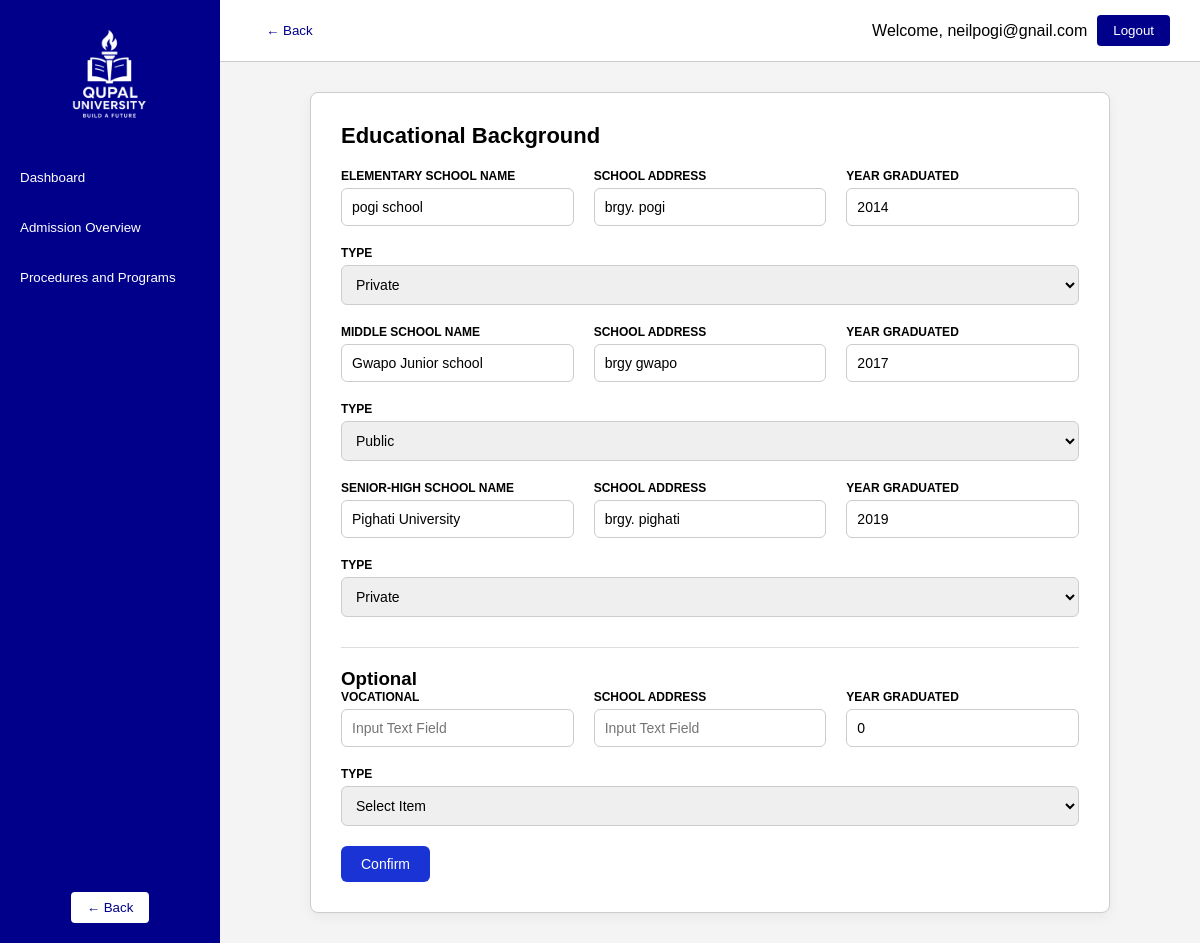
Page /userportal/education_bg.php (signed in) on the committed database.
### tables this page shows
CREATE TABLE `education_bg` (
  `id` int(20) NOT NULL,
  `username` varchar(50) DEFAULT NULL,
  `elemname` varchar(50) DEFAULT NULL,
  `elemaddress` varchar(50) DEFAULT NULL,
  `elemyear` int(11) DEFAULT NULL,
  `elemtype` varchar(11) DEFAULT NULL,
  `midname` varchar(50) DEFAULT NULL,
  `midaddress` varchar(50) DEFAULT NULL,
  `midyear` int(11) DEFAULT NULL,
  `midtype` varchar(11) DEFAULT NULL,
  `seniorname` varchar(50) DEFAULT NULL,
  `senioraddress` varchar(50) DEFAULT NULL,
  `senioryear` int(11) DEFAULT NULL,
  `seniortype` varchar(11) DEFAULT NULL,
  `vocname` varchar(50) NOT NULL,
  `vocaddress` varchar(50) NOT NULL,
  `vocyear` int(11) NOT NULL,
  `voctype` varchar(11) NOT NULL
);

### userportal/education_bg.php (the view, shortened to what this page needs)
<?php
include('..\php\connection.php');
$user = $_SESSION['user'];
$elemname = $elemaddress = $elemyear = $elemtype = '';
$midname = $midaddress = $midyear = $midtype = '';
$seniorname = $senioraddress = $senioryear = $seniortype = '';
$vocname = $vocaddress = $vocyear = $voctype = '';
$res = mysqli_query($conn, "SELECT * FROM education_bg WHERE username = '$user'");
if (mysqli_num_rows($res) > 0) {
    $row = mysqli_fetch_assoc($res);
    extract($row);
}
?>
<?php include('../php/userformheader.php'); ?>
        <div class="content">
            <div class="maincontainer">
            <div class="admission-form">
                <h2>Educational Background</h2>
                <form method="POST">
                <div class="form-group">
                    <div class="form-control">
                    <label for="elem_name">ELEMENTARY SCHOOL NAME</label>
                    <input type="text" name="elemname" id="elem_name" value="<?php echo $elemname; ?>" placeholder="Input Text Field" required>
                    </div>
                    <div class="form-control">
                    <label for="elem_address">SCHOOL ADDRESS</label>
                    <input type="text" name="elemaddress" id="elem_address" value="<?php echo $elemaddress; ?>" placeholder="Input Text Field" required>
                    </div>
                    <div class="form-control">
                    <label for="elem_year">YEAR GRADUATED</label>
                    <input type="number" name="elemyear" value="<?php echo $elemyear; ?>" min="1900" max="2099" step="1" placeholder="Year" required/>
                    </div>
                    <div class="form-control">
                    <label for="elem_type">TYPE</label>
                    <select name="elemtype" id="elem_type" required>
                        <option <?php if ($elemtype == 'Private') echo 'selected'; ?>>Private</option>
                    </select>
                    </div>
                </div>
                <div class="form-group">
                    <div class="form-control">
                    <label for="middle_name">MIDDLE SCHOOL NAME</label>
                    <input type="text" name="midname" id="middle_name" value="<?php echo $midname; ?>" placeholder="Input Text Field" required>
                    </div>
                    <div class="form-control">
                    <label for="middle_address">SCHOOL ADDRESS</label>
                    <input type="text" name="midaddress" id="middle_address" value="<?php echo $midaddress; ?>" placeholder="Input Text Field" required>
                    </div>
                    <div class="form-control">
                    <label for="middle_year">YEAR GRADUATED</label>
                    <input type="number" name="midyear" value="<?php echo $midyear; ?>" min="1900" max="2099" step="1" placeholder="Year" required/>
                    </div>
                    <div class="form-control">
                    <label for="mid_type">TYPE</label>
                    <select name="midtype" id="mid_type" required>
                        <option <?php if ($midtype == 'Public') echo 'selected'; ?>>Public</option>
                    </select>
                    </div>
                </div>
                <div class="form-group">
                    <div class="form-control">
                    <label for="shs_name">SENIOR-HIGH SCHOOL NAME</label>
                    <input type="text" name="seniorname" id="shs_name" value="<?php echo $seniorname; ?>" placeholder="Input Text Field" required>
                    </div>
                    <div class="form-control">
                    <label for="shs_address">SCHOOL ADDRESS</label>
                    <input type="text" name="senioraddress" id="shs_address" value="<?php echo $senioraddress; ?>" placeholder="Input Text Field" required>
                    </div>
                    <div class="form-control">
                    <label for="shs_year">YEAR GRADUATED</label>
                    <input type="number" name="senioryear" value="<?php echo $senioryear; ?>" min="1900" max="2099" step="1" placeholder="Year" required/>
                    </div>
                    <div class="form-control">
                    <label for="senior_type">TYPE</label>
                    <select name="seniortype" id="senior_type" required>
                        <option <?php if ($seniortype == 'Private') echo 'selected'; ?>>Private</option>
                    </select>
                    </div>
                </div>
                <div class="divider"></div>
                <h3 style="margin-top: -10px;">Optional</h3>
                <div class="form-group">
                    <div class="form-control">
                    <label for="vocational_name">VOCATIONAL</label>
                    <input type="text" name="vocname" id="vocational_name" value="<?php echo $vocname; ?>" placeholder="Input Text Field">
                    </div>
                    <div class="form-control">
                    <label for="vocational_address">SCHOOL ADDRESS</label>
                    <input type="text" name="vocaddress" id="vocational_address" value="<?php echo $vocaddress; ?>" placeholder="Input Text Field">
                    </div>
                    <div class="form-control">
                    <label for="vocational_year">YEAR GRADUATED</label>
                    <input type="number" name="vocyear" value="<?php echo $vocyear; ?>" min="1900" max="2099" step="1" placeholder="Year"/>
                    </div>
                    <div class="form-control">
                    <label for="voc_type">TYPE</label>
                    <select name="voctype" id="voc_type">
                        <option <?php if ($voctype == '') echo 'selected'; ?>>Select Item</option>
                    </select>
                    </div>
                </div>
                <div class="submit-section">
                    <button type="submit" name="submit" class="confirm-btn">Confirm</button>
                </div>
                </form>
            </div>
            </div>
        </div>
    </div>
</body>
</html>

### css/user_form.css (style rules this page uses)
* { box-sizing: border-box; margin: 0; padding: 0; }
body { font-family: Arial, sans-serif; height: 100vh; margin: 0; display: flex; overflow: hidden; }
.content { flex: 1; padding: 30px; overflow-y: auto; }
.admission-form { width: 100%; max-width: 800px; background: #fff; border: 1px solid #ccc; border-radius: 8px; padding: 30px; margin: auto; box-shadow: 0 4px 12px rgba(0, 0, 0, 0.05); }
.admission-form h2 { font-size: 22px; margin-bottom: 20px; }
.form-group { display: flex; flex-wrap: wrap; gap: 20px; margin-bottom: 20px; }
.form-control { flex: 1; min-width: 220px; display: flex; flex-direction: column; }
label { font-size: 12px; margin-bottom: 5px; font-weight: bold; }
select, input { padding: 10px; font-size: 14px; border: 1px solid #ccc; border-radius: 6px; }
.divider { border-top: 1px solid #ddd; margin: 30px 0; }
.submit-section { display: flex; flex-direction: column; gap: 10px; }
button.confirm-btn { background-color: #1a33d5; color: white; padding: 10px 20px; font-size: 14px; border: none; border-radius: 6px; cursor: pointer; width: fit-content; }

### rows in the picture
education_bg: elemname "pogi school", elemaddress "brgy. pogi", elemyear "2014", elemtype "Private", midname "Gwapo Junior school", midaddress "brgy gwapo", midyear "2017", midtype "Public", seniorname "Pighati University", senioraddress "brgy. pighati", senioryear "2019", seniortype "Private", vocyear "0"

### other values in the picture
$_SESSION['user'] "neilpogi@gnail.com"
